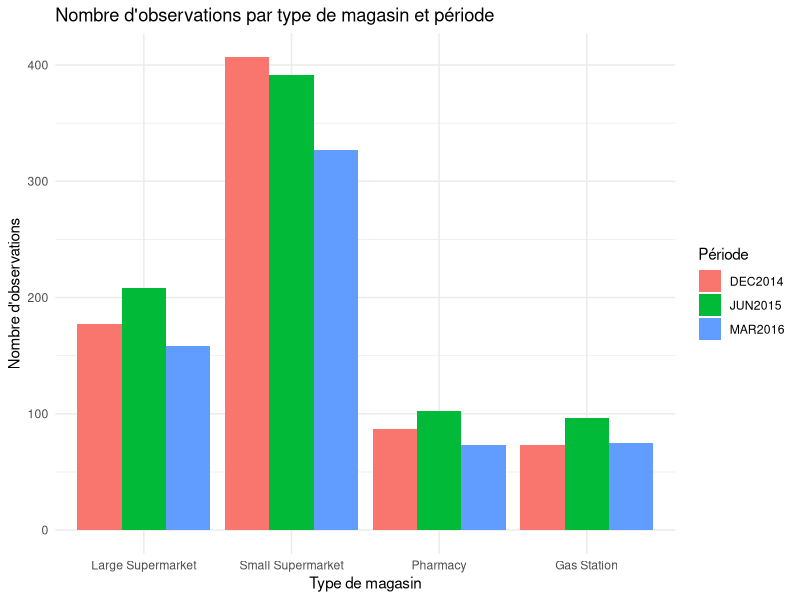
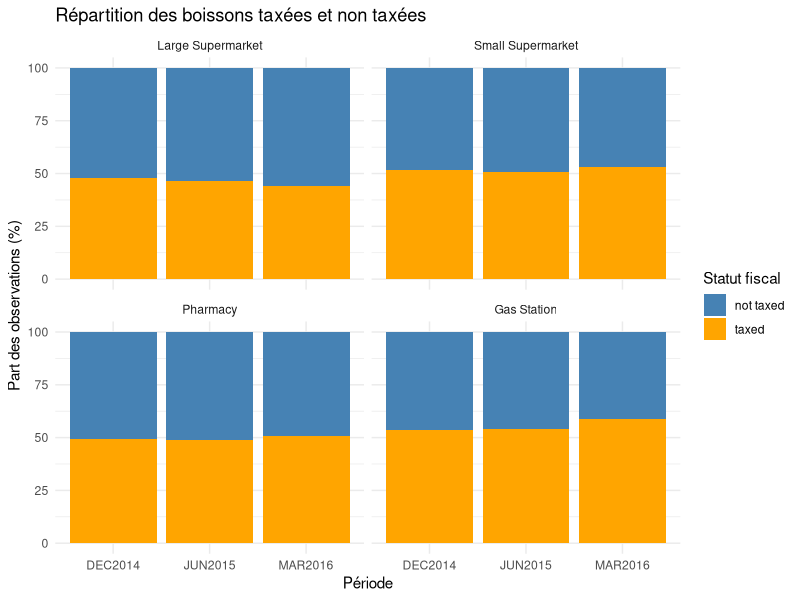
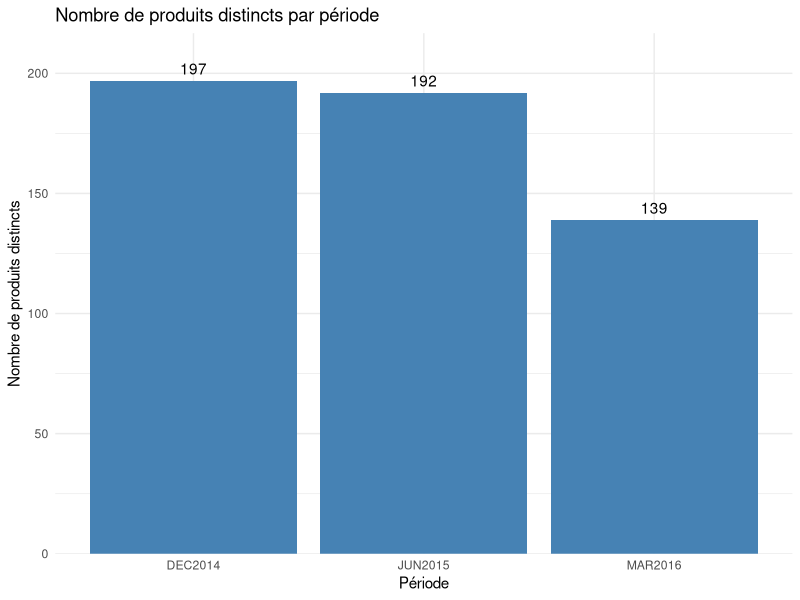
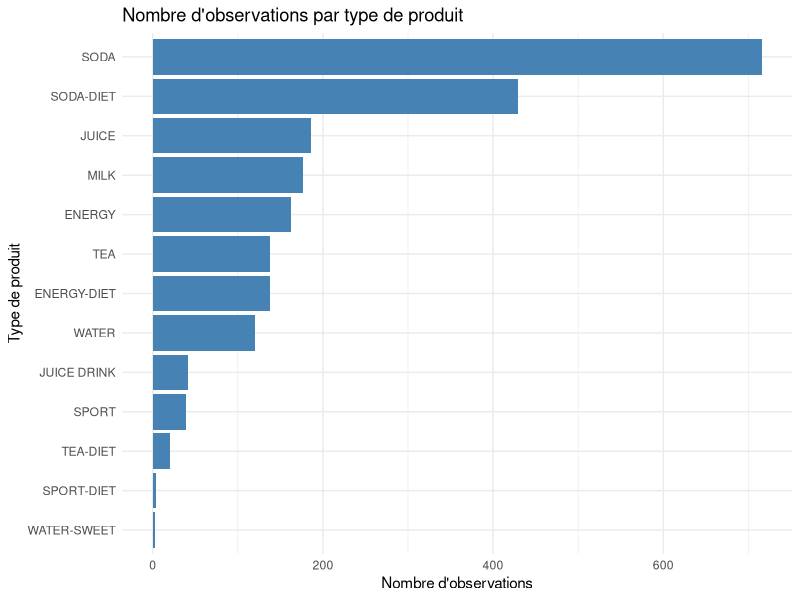
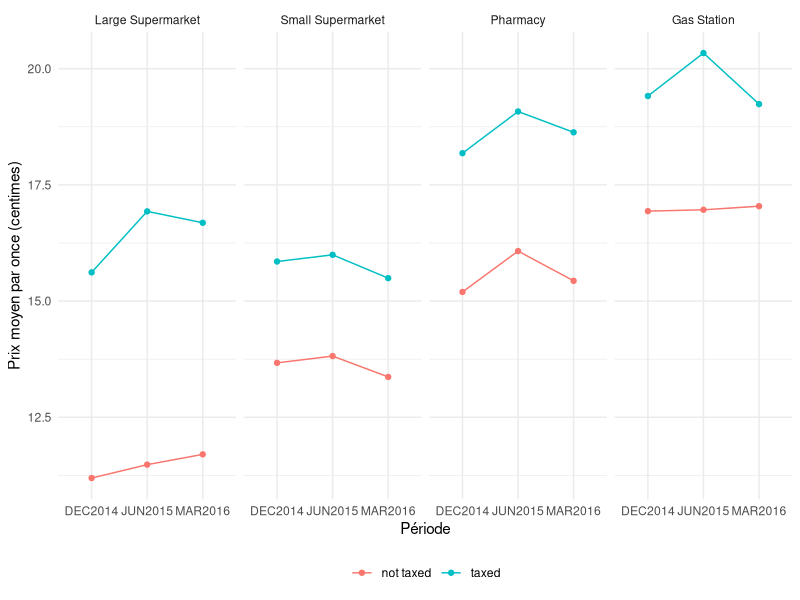

Write the R code that produced these figures, in order.
## ---- chunk 1
#| message: false
library(readxl)
library(writexl)
library(tidyverse)
## ---- chunk 2
dat <- read_excel("sps_public_data_etudiants.xlsx")
dat <- as.data.frame(dat)

dim(dat)
str(dat)
summary(dat)

sum(is.na(dat))
colSums(is.na(dat))

sum(duplicated(dat))
# On a 16 doublons

# Tableau croisé entre magasin et type
tab_croise <- table(dat$store_type, dat$type)
tab_croise

table(dat$store_id, dat$store_type)
# magasins 1, 21, 22 : deux types
table(dat$type2, useNA = "ifany")
dat[dat$size < 1, ]
# On a une taille aberrante (0.19 oz)
## ---- chunk 3
# 1. Pour les doublons
dat <- dat[!duplicated(dat), ]

# 2. Prix par once : 10 NA + 6 valeurs en cents donc on recalcule
dat$price_per_oz <- dat$price / dat$size

# 3. Taille aberrante on les transforme en NA
aberrant <- dat$size < 1
dat$size[aberrant] <- NA
dat$price_per_oz[aberrant] <- NA
dat$price_per_oz_c[aberrant] <- NA

# 4. Type de magasin : type majoritaire de chaque magasin
type_majoritaire <- tapply(dat$store_type, dat$store_id,
                           function(x) as.numeric(names(which.max(table(x)))))
dat$store_type <- as.numeric(type_majoritaire[as.character(dat$store_id)])

# 5. Les UNKNOWN on les transforme en NA
dat$type2[dat$type2 == "UNKNOWN"] <- NA

# 6. Facteurs
dat$store_type <- factor(dat$store_type, levels = c(1, 2, 3, 4),
                         labels = c("Large Supermarket", "Small Supermarket",
                                    "Pharmacy", "Gas Station"))
dat$supp  <- factor(dat$supp,  levels = c(0, 1), labels = c("Standard", "Supplemental"))
dat$taxed <- factor(dat$taxed, levels = c(0, 1), labels = c("not taxed", "taxed"))
dat$type  <- factor(dat$type)
dat$type2 <- factor(dat$type2)
dat$store_id   <- factor(dat$store_id)
dat$product_id <- factor(dat$product_id)
dat$time <- factor(dat$time, levels = c("DEC2014", "JUN2015", "MAR2016"))

dim(dat)

# Création du nouveau fichier
saveRDS(dat, "dat.rds")
write_xlsx(dat, "dat.xlsx")
## ---- chunk 4
## Nombre de magasins uniques
length(unique(dat$store_id))
## 26 Magasins uniques

## Produits différents
length(unique(dat$product_id))
## 247 Produits différents
## ---- chunk 5
## Magasins par type
magasins <- unique(dat[, c("store_id", "store_type")])
table(magasins$store_type)
## On a 6 Grands Supermarchés, 15 Petits supermarchés, 2 Pharmacies et 3 Stations à essence.

## Ecart avec le nombre de produits de la database et les 70 produits :
tapply(dat$product_id, dat$supp, function(x) length(unique(x)))
## Cela vient de la variable standard, ils ne sont pas comptabilisés car seulement 70 produits ont été retenus en panel standard
## ---- chunk 6
tab3a <- dat %>%
  count(store_type, time)

tab3a %>%
  pivot_wider(
    names_from = time,
    values_from = n,
    values_fill = 0
  )

ggplot(tab3a, aes(x = store_type, y = n, fill = time)) +
  geom_col(position = "dodge") +
  labs(
    title = "Nombre d'observations par type de magasin et période",
    x = "Type de magasin",
    y = "Nombre d'observations",
    fill = "Période"
  ) +
  theme_minimal()
## ---- chunk 7
## Tableau
tab3b <- dat %>%
  count(store_type, time, taxed) %>%
  group_by(store_type, time) %>%
  mutate(part = round(n / sum(n) * 100, 2)) %>%
  ungroup()

tab3b %>%
  pivot_wider(
    names_from = taxed,
    values_from = c(n, part)
  )

## Graphique
ggplot(tab3b, aes(x = time, y = part, fill = taxed)) +
  geom_col() +
  facet_wrap(~ store_type) +
  scale_fill_manual(
    values = c("not taxed" = "steelblue",
               "taxed" = "orange")
  ) +
  labs(
    title = "Répartition des boissons taxées et non taxées",
    x = "Période",
    y = "Part des observations (%)",
    fill = "Statut fiscal"
  ) +
  theme_minimal()
## ---- chunk 8
## Tableau
tab3c <- dat %>%
  group_by(time) %>%
  summarise(
    nb_produits = n_distinct(product_id),
    .groups = "drop"
  )

tab3c

## Graphique
ggplot(tab3c, aes(x = time, y = nb_produits)) +
  geom_col(fill = "steelblue") +
  geom_text(aes(label = nb_produits), vjust = -0.5) +
  scale_y_continuous(
    expand = expansion(mult = c(0, 0.1))
  ) +
  labs(
    title = "Nombre de produits distincts par période",
    x = "Période",
    y = "Nombre de produits distincts"
  ) +
  theme_minimal()
## ---- chunk 9
tab_types <- dat %>%
  count(type, sort = TRUE)

tab_types

ggplot(tab_types, aes(x = reorder(type, n), y = n)) +
  geom_col(fill = "steelblue") +
  coord_flip() +
  labs(
    title = "Nombre d'observations par type de produit",
    x = "Type de produit",
    y = "Nombre d'observations"
  ) +
  theme_minimal()
## ---- chunk 10
std <- dat[dat$supp == "Standard", ]
std$cle <- paste(std$store_id, std$product_id)

# (a) Produit présent aux 3 périodes dans l'échantillon
nA <- tapply(std$time, std$product_id, function(x) length(unique(x)))
panelA <- std[std$product_id %in% names(nA)[!is.na(nA) & nA == 3], ]

# (b) Couple magasin × produit présent aux 3 périodes
nB <- tapply(std$time, std$cle, function(x) length(unique(x)))
panelB <- std[std$cle %in% names(nB)[nB == 3], ]

# effectifs par type de magasin
compte <- function(d) sapply(split(d, d$store_type), function(x)
  c(lignes = nrow(x), couples = length(unique(x$cle)), magasins = length(unique(x$store_id))))
compte(std); compte(panelA); compte(panelB)

# qui est éliminé par B ?
u <- unique(std[, c("cle", "taxed", "store_type")])
u$garde <- u$cle %in% panelB$cle
tapply(u$garde, u$store_type, mean)
tapply(u$garde, u$taxed, mean)
## ---- chunk 11
# panelB = celui de la question précédente
moy <- aggregate(price_per_oz_c ~ taxed + store_type + time, data = panelB, FUN = mean)
moy

# vue d'ensemble, tous types de magasins confondus
round(tapply(panelB$price_per_oz_c, list(panelB$taxed, panelB$time), mean), 2)

ggplot(moy, aes(x = time, y = price_per_oz_c, colour = taxed, group = taxed)) +
  geom_line() + geom_point() +
  facet_wrap(~ store_type, nrow = 1) +
  labs(x = "Période", y = "Prix moyen par once (centimes)", colour = NULL) +
  theme_minimal() + theme(legend.position = "bottom")
## ---- chunk 12
# (c) Différences et tendances entre DEC2014, JUN2015, MAR2016
# Prix moyen par once (centimes) : statut fiscal x période
moy_tot <- tapply(panelB$price_per_oz_c, list(panelB$taxed, panelB$time), mean)
round(moy_tot, 2)

# Écart taxé - non taxé à chaque période
round(moy_tot["taxed", ] - moy_tot["not taxed", ], 2)

# Variations d'une période à l'autre
round(moy_tot[, "JUN2015"] - moy_tot[, "DEC2014"], 2)   # DEC14 -> JUN15
round(moy_tot[, "MAR2016"] - moy_tot[, "JUN2015"], 2)   # JUN15 -> MAR16

# Même chose par type de magasin
moy <- aggregate(price_per_oz_c ~ taxed + store_type + time, data = panelB, FUN = mean)
tab <- reshape(moy, idvar = c("taxed", "store_type"), timevar = "time", direction = "wide")
names(tab) <- sub("price_per_oz_c.", "", names(tab))
tab$var_dec_jun <- tab$JUN2015 - tab$DEC2014
tab$var_jun_mar <- tab$MAR2016 - tab$JUN2015
tab <- tab[order(tab$store_type, tab$taxed), ]
tab[, -(1:2)] <- round(tab[, -(1:2)], 2)
tab
## ---- chunk 13
# 1. Avant la taxe (DEC2014), les groupes diffèrent déjà
dec <- panelB[panelB$time == "DEC2014", ]

round(tapply(dec$price_per_oz_c, dec$taxed, mean), 2)    # écart de moyenne avant la taxe
round(tapply(dec$price_per_oz_c, dec$taxed, median), 2)  # médianes : quasi identiques
t.test(price_per_oz_c ~ taxed, data = dec)               # écart testé

# Prix moyen par type de boisson : les énergisantes tirent la moyenne taxée vers le haut
round(sort(tapply(dec$price_per_oz_c, droplevels(dec$type), mean)), 1)
## ---- chunk 14
# 2. Pourquoi ? Les groupes ne contiennent pas les mêmes produits
table(droplevels(dec$type), dec$taxed)                   # types de boissons
round(tapply(dec$size, dec$taxed, mean), 1)              # taille moyenne (oz)
round(prop.table(table(dec$store_type, dec$taxed), 2), 2) # répartition par magasin
## ---- chunk 15
# 3. Comparer les évolutions plutôt que les niveaux (double différence)
did_jun <- (moy_tot["taxed", "JUN2015"] - moy_tot["taxed", "DEC2014"]) -
  (moy_tot["not taxed", "JUN2015"] - moy_tot["not taxed", "DEC2014"])
did_mar <- (moy_tot["taxed", "MAR2016"] - moy_tot["taxed", "DEC2014"]) -
  (moy_tot["not taxed", "MAR2016"] - moy_tot["not taxed", "DEC2014"])
round(c(DEC14_JUN15 = did_jun, DEC14_MAR16 = did_mar), 2)

# Même double différence par régression, avec DEC2014 comme référence.
# factor(cle) = effets fixes magasin x produit : chaque couple est comparé à lui-même.
# Les coefficients taxe_jun et taxe_mar sont les doubles différences.
panelB$taxe_jun <- as.numeric(panelB$taxed == "taxed" & panelB$time == "JUN2015")
panelB$taxe_mar <- as.numeric(panelB$taxed == "taxed" & panelB$time == "MAR2016")
modele <- lm(price_per_oz_c ~ time + taxe_jun + taxe_mar + factor(cle), data = panelB)
coef(summary(modele))[c("taxe_jun", "taxe_mar"), ]
